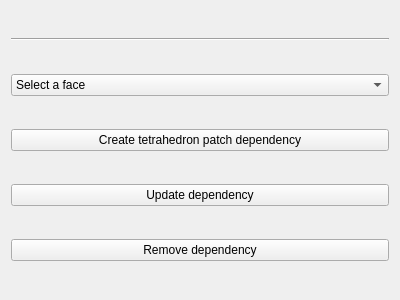
<?xml version="1.0" encoding="UTF-8"?>
<ui version="4.0">
 <class>Widget_HexaedronPatchWidget</class>
 <widget class="QWidget" name="Widget_HexaedronPatchWidget">
  <property name="geometry">
   <rect>
    <x>0</x>
    <y>0</y>
    <width>400</width>
    <height>300</height>
   </rect>
  </property>
  <property name="windowTitle">
   <string>Form</string>
  </property>
  <layout class="QVBoxLayout" name="verticalLayout">
   <item>
    <widget class="Line" name="line">
     <property name="sizePolicy">
      <sizepolicy hsizetype="Ignored" vsizetype="Fixed">
       <horstretch>0</horstretch>
       <verstretch>0</verstretch>
      </sizepolicy>
     </property>
     <property name="orientation">
      <enum>Qt::Horizontal</enum>
     </property>
    </widget>
   </item>
   <item>
    <widget class="QComboBox" name="comboBox">
     <property name="sizePolicy">
      <sizepolicy hsizetype="Ignored" vsizetype="Fixed">
       <horstretch>0</horstretch>
       <verstretch>0</verstretch>
      </sizepolicy>
     </property>
     <item>
      <property name="text">
       <string>Select a face</string>
      </property>
     </item>
     <item>
      <property name="text">
       <string>Front</string>
      </property>
     </item>
     <item>
      <property name="text">
       <string>Back</string>
      </property>
     </item>
     <item>
      <property name="text">
       <string>Left</string>
      </property>
     </item>
     <item>
      <property name="text">
       <string>Right</string>
      </property>
     </item>
     <item>
      <property name="text">
       <string>Top</string>
      </property>
     </item>
     <item>
      <property name="text">
       <string>Bottom</string>
      </property>
     </item>
    </widget>
   </item>
   <item>
    <widget class="QPushButton" name="pushButton">
     <property name="sizePolicy">
      <sizepolicy hsizetype="Ignored" vsizetype="Fixed">
       <horstretch>0</horstretch>
       <verstretch>0</verstretch>
      </sizepolicy>
     </property>
     <property name="text">
      <string>Create tetrahedron patch dependency</string>
     </property>
    </widget>
   </item>
   <item>
    <widget class="QPushButton" name="pushButton_update">
     <property name="sizePolicy">
      <sizepolicy hsizetype="Ignored" vsizetype="Fixed">
       <horstretch>0</horstretch>
       <verstretch>0</verstretch>
      </sizepolicy>
     </property>
     <property name="text">
      <string>Update dependency</string>
     </property>
    </widget>
   </item>
   <item>
    <widget class="QPushButton" name="pushButton_remove">
     <property name="sizePolicy">
      <sizepolicy hsizetype="Ignored" vsizetype="Fixed">
       <horstretch>0</horstretch>
       <verstretch>0</verstretch>
      </sizepolicy>
     </property>
     <property name="text">
      <string>Remove dependency</string>
     </property>
    </widget>
   </item>
  </layout>
 </widget>
 <resources/>
 <connections/>
</ui>
